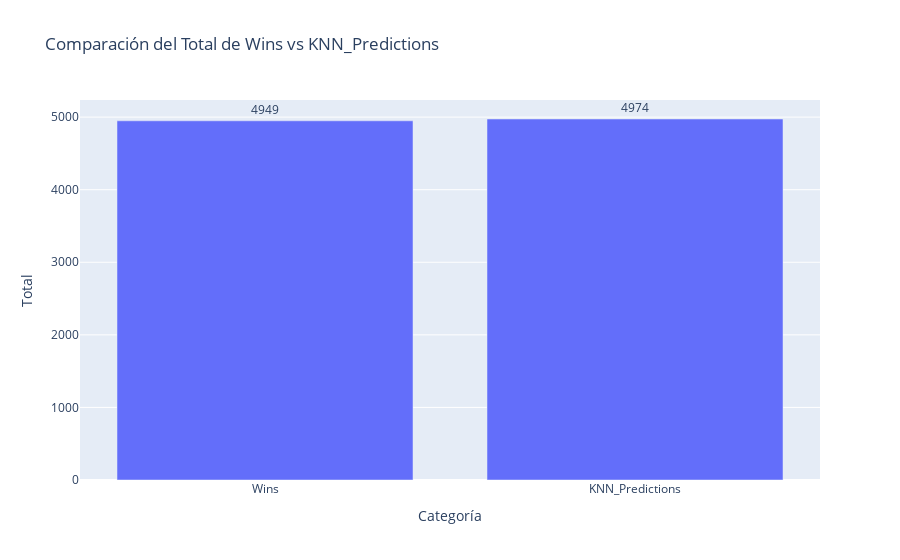

Notebook cell for this chart:
### Code cell
# Calcular la suma de "Wins" y "KNN_Predictions"
total_wins = test_data["Wins"].sum()
total_knn_predictions = test_data["KNN_Predictions"].sum()

# Crear un DataFrame con los totales
totals = pd.DataFrame({"Categoría": ["Wins", "KNN_Predictions"],
                       "Total": [total_wins, total_knn_predictions]})

# Crear un gráfico de barras
fig = px.bar(totals, x="Categoría", y="Total", text="Total",
             title="Comparación del Total de Wins vs KNN_Predictions",
             labels={"Categoría": "Categoría", "Total": "Total"})

# Mostrar el gráfico
fig.update_traces(texttemplate='%{text}', textposition='outside')
fig.show()

### Figure 1 — Plotly figure (JSON) as saved in the notebook; plotly's stock layout.template omitted (floating-point values rounded to 4 significant figures)
{"data": [{"alignmentgroup": "True", "hovertemplate": "Categoría=%{x}<br>Total=%{text}<extra></extra>", "legendgroup": "", "marker": {"color": "#636efa", "pattern": {"shape": ""}}, "name": "", "offsetgroup": "", "orientation": "v", "showlegend": false, "text": [4949, 4974], "textposition": "outside", "texttemplate": "%{text}", "type": "bar", "x": ["Wins", "KNN_Predictions"], "xaxis": "x", "y": [4949, 4974], "yaxis": "y"}], "layout": {"barmode": "relative", "legend": {"tracegroupgap": 0}, "title": {"text": "Comparación del Total de Wins vs KNN_Predictions"}, "xaxis": {"anchor": "y", "domain": [0, 1], "title": {"text": "Categoría"}}, "yaxis": {"anchor": "x", "domain": [0, 1], "title": {"text": "Total"}}}}
